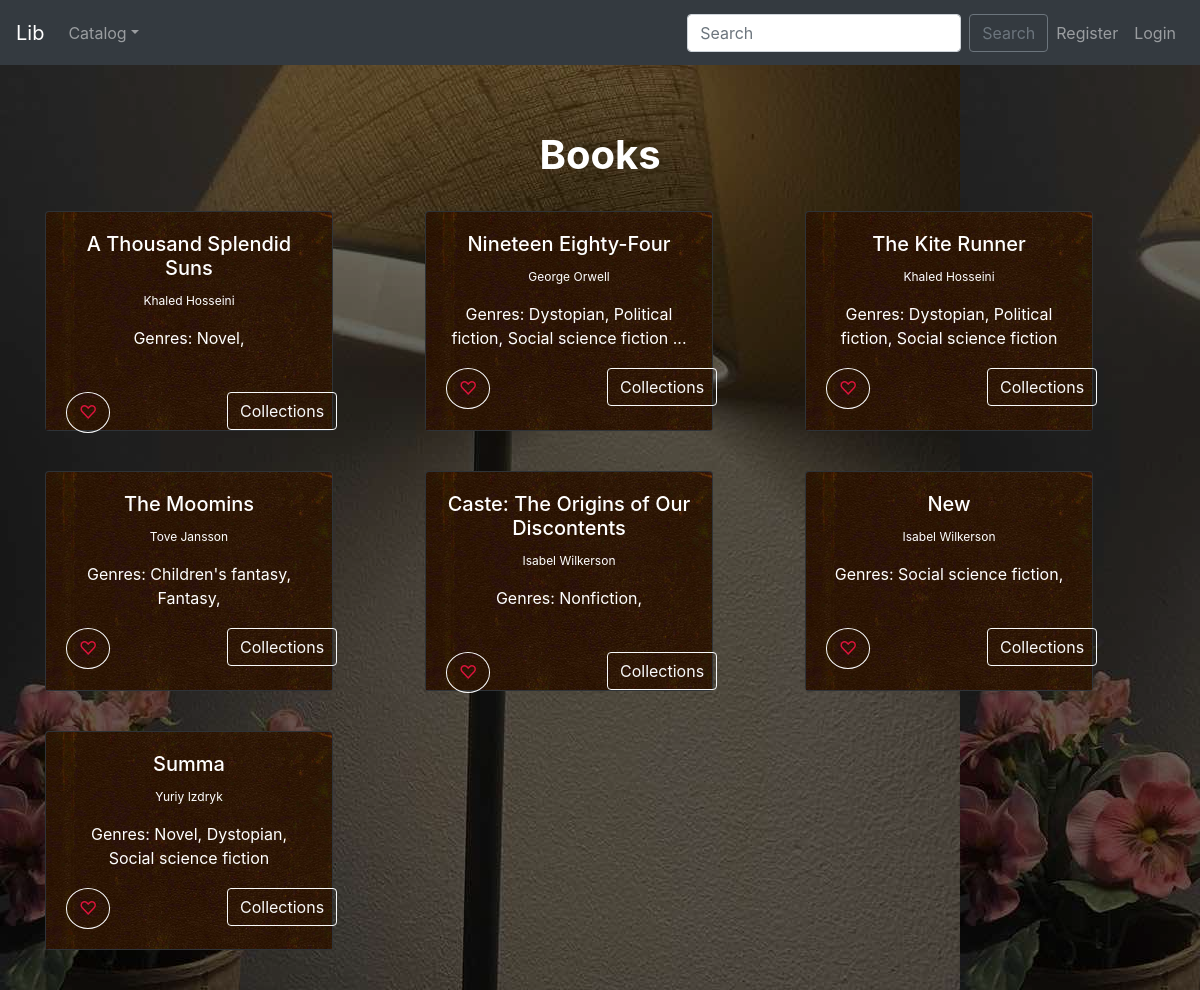
The app's page /lab1p/books/, older data.
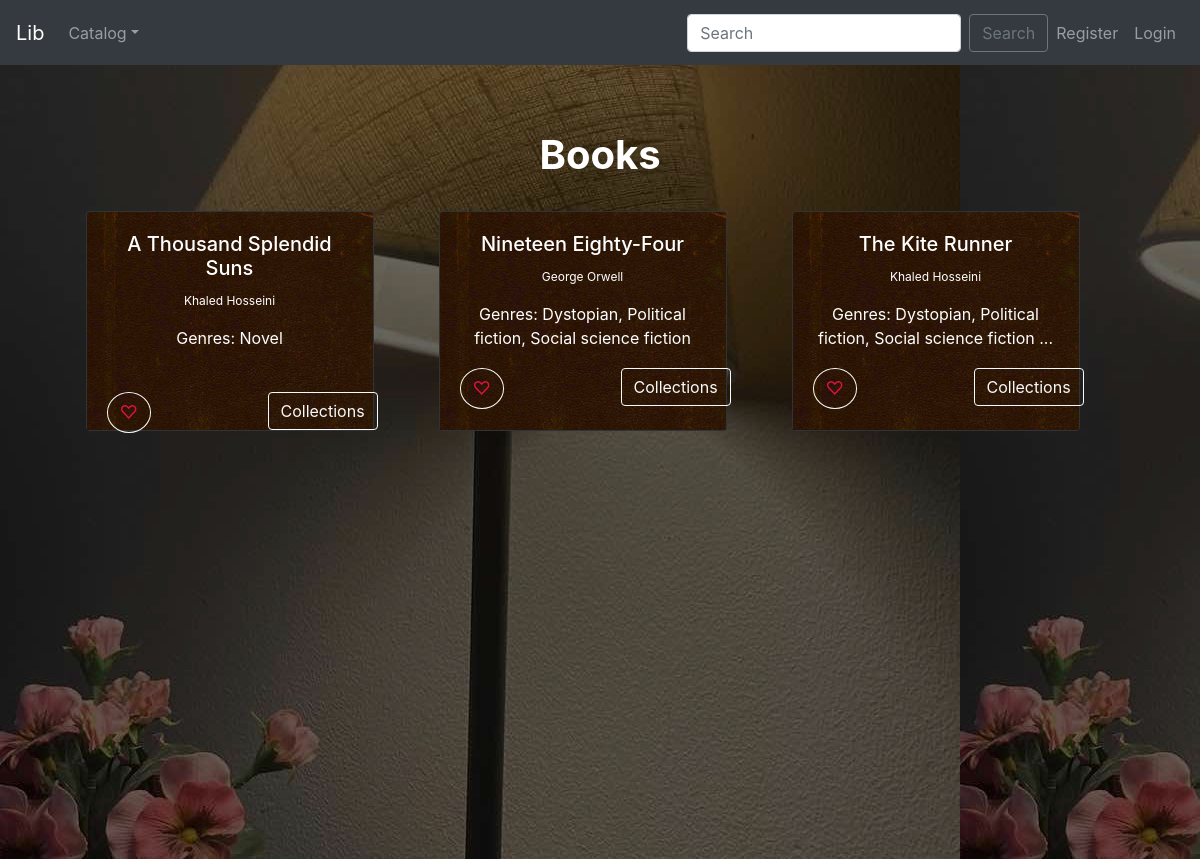
The same page, newer data.
### lab1p/models.py (models this page shows, shortened)
class Book(models.Model):
    title = models.CharField(max_length=50, blank=False)
    author = models.ForeignKey(Author, on_delete=models.CASCADE, related_name='auth_books')
    isbn = models.CharField('ISBN', max_length=13, unique=True, validators=[validate_isbn])
    genre = models.ManyToManyField(Genre, related_name='books', blank=True)
    Information = models.TextField(blank=True, max_length=1000, default='No info')
    collections = models.ManyToManyField(Collection, blank=True, related_name='books_for_collection')
    class Meta:
        unique_together = ("title", "author")

class Author(models.Model):
    Name = models.CharField(max_length=30, blank=False)
    Surname = models.CharField(max_length=30, blank=False)
    Bio = models.CharField(max_length=200, default='No bio', blank=True)
    def __str__(self):
        return f'{self.Name} {self.Surname}'
    class Meta:
        unique_together = ("Name", "Surname")
        ordering = ['Name', 'Surname']

class Genre(models.Model):
    Name = models.CharField(max_length=30, unique=True)
    def __str__(self):
        return self.Name
    ''' ---- COMMENTED DISPLAY - if works - delete
    def display_genre(self):
        return ', '.join(genre.name for genre in self.genre.all()[:3])
    '''

### lab1p/views.py (the view)
# urls.py: path('books/', views.books, name='books'),
def books(request):  # all-books page + adding to LIKED
    if request.method == "POST":
        book_pk = request.POST.get("book_pk")
        book = Book.objects.get(id=book_pk)
        request.user.profile.books.add(book)
        messages.success(request, f'{book} added to liked')
        return redirect('books')
    all_books = Book.objects.all()
    return render(request=request, template_name="templates/books.html", context={"books_obj": all_books})

### templatetags/languages_helpers.py (called while the page is built)
@register.filter
def get_language_info_list_ex(request):
    data = []
    def get_language_info(language):
        if len(language[0]) > 1:
            return translation.get_language_info(language[0])
        else:
            return translation.get_language_info(str(language))
    flag_map = {
        'en': 'gb',
        'uk': 'ua',
    }
    current_language = translation.get_language()
    for language in settings.LANGUAGES:
        info = get_language_info(language)
        code = info['code']
        info['is_current'] = (code == current_language)
        info['flag'] = flag.flag(flag_map.get(code, code))
        data.append(info)
    return data

### templates/templates/books.html (shortened to what the changed rows need)
{% extends "templates/navbar.html" %}
{% load static %}
{% load i18n %}
{% block head %}
    <link rel="stylesheet" href="{% static 'css/style.css' %}">
{% endblock %}
{% block body %}
        <div id="intro_profile" class="bg-image shadow-2-strong" style="padding-top: 2.42%">
            <div class="mask" style="background-color: rgba(0, 0, 0, 0.6); min-height: 100%">
                <div class="container d-flex align-items-center justify-content-center text-center">
                  <div class="text-white">
                    {% if messages %}
                          {% for message in messages %}
                              <div class="alert alert-{{ message.tags }}">
                                  {{ message }}
                              </div>
                          {% endfor %}
                      {% else %}
                          <br><br><br>
                      {% endif %}
                      <h1 class="font-weight-bold">{% trans "Books" %}</h1>
                        <br>
                        <div class="row">
                             {% for book in books_obj %}
                                <div class="col-sm-12 col-md-6 col-lg-4 pb-4" style="padding-right: 50px">
                                    <div class="card text-white bg-dark mb-3" style="max-width: 18rem">
                                    <img class="card-img-top" src="{% static 'images/cover_6_2.jpg' %}" alt="Card image cap">
                                    <div class="card-img-overlay">
                                        <a href="{% url 'book-detail' book.pk %}" style="color: white"><h5 class="card-title">{{ book.title }}</h5></a>
                                        <p class="card-text text-muted" style="font-size:12px"><a href="{% url 'author_detail' book.author.pk %}" style="color: white">{{ book.author }}</a></p>
                                        <p class="card-text" style="height: 50px">{% trans "Genres" %}: {{ book.genre.filter.all|slice:":3"|join:", " }}
                                        {% if book.genre.all.count > 3  %}... {% endif %}</p>
                                        <div class="row">
                                                <div class="col-3 text-center">
                                                    {% if user.is_authenticated %}
                                                        <form method="post">
                                                            {% csrf_token %}
                                                            <input type="hidden" value="{{book.pk}}" name="book_pk">
                                                            <button type="submit" class="btn btn-outline-light" style="font-size:18px; border-radius: 50%; color: crimson">♡</button>
                                                        </form>
                                                    {% else %}
                                                        <a href="{% url 'login' %}" class="btn btn-outline-light" style="font-size:18px; border-radius: 50%; color: crimson">♡</a>
                                                    {% endif %}
                                                </div>
                                                <div class="col-4 text-center">
                                                </div>
                                                <div class="col-5 text-center">
                                                    {% if user.is_authenticated %}
                                                        <a href="{% url 'add-book' book.pk %}" class="btn btn-outline-light">{% trans "Collections" %}</a>
                                                    {% else %}
                                                        <a href="{% url 'login' %}" class="btn btn-outline-light">{% trans "Collections" %}</a>
                                                    {% endif %}
                                                </div>
                                            </div>
                                        </div>
                                    </div>
                                </div>
                            {% endfor %}
                        </div>
                  </div>
                </div>
            </div>
        </div>
    {% endblock %}

Row changes from the older to the newer data that the page shows:
removed Book: title "The Moomins", author "Tove Jansson", genre.filter.all "Children's fantasy, Fantasy,"
removed Book: title "Caste: The Origins of Our Discontents", author "Isabel Wilkerson", genre.filter.all "Nonfiction,"
removed Book: title "New", author "Isabel Wilkerson", genre.filter.all "Social science fiction,"
removed Book: title "Summa", author "Yuriy Izdryk", genre.filter.all "Novel, Dystopian, Social science fiction"
changed Book "A Thousand Splendid Suns": genre.filter.all "Novel," → "Novel"
changed Book "Nineteen Eighty-Four": no longer shows "..."
changed Book "The Kite Runner": now shows "..."
